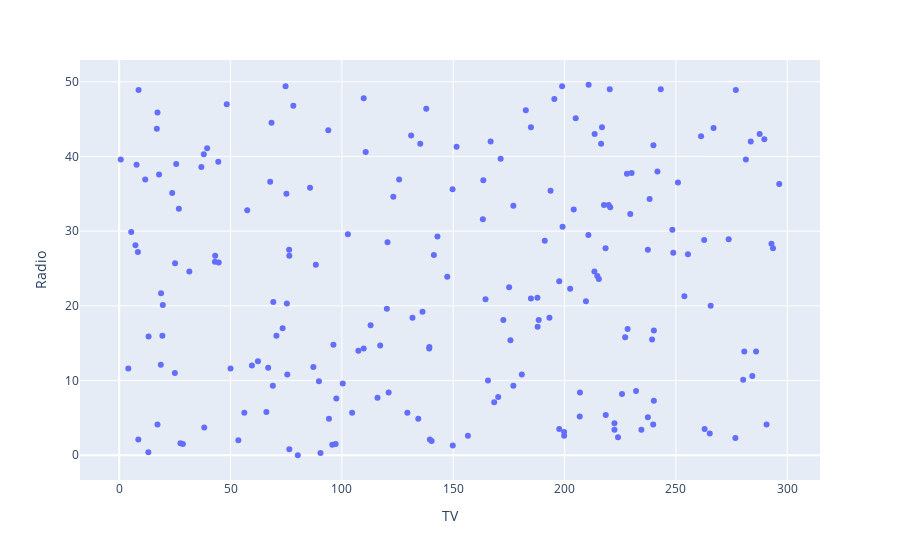
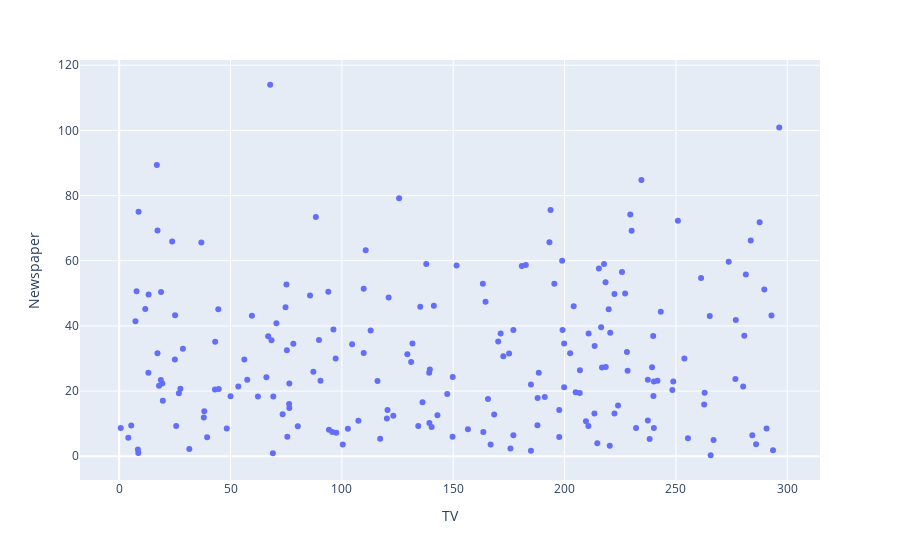
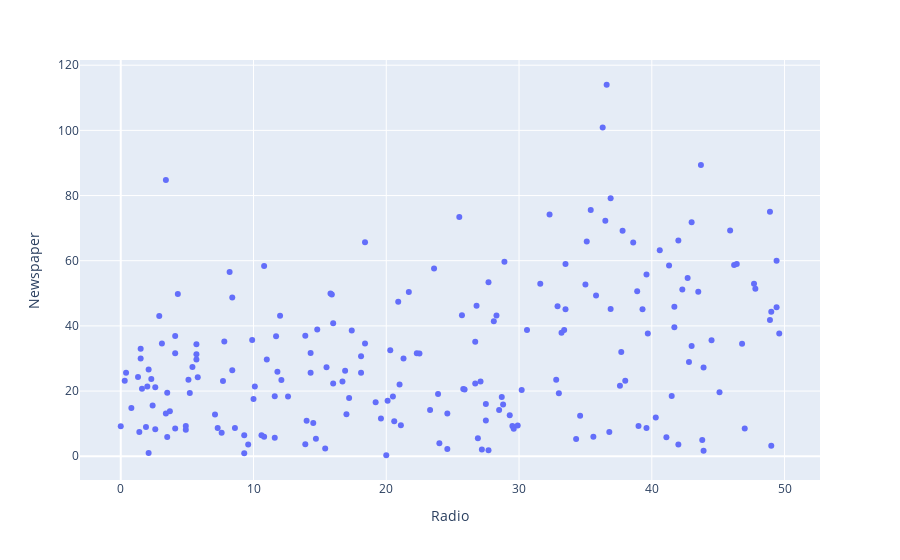

The code cell stored with these charts, in order, in its notebook:
### Markdown cell above
## Interaction effect between different advertising channels

### Code cell
# Effect of every type on the other
fig1 = px.scatter(df, x='TV', y='Radio',hover_data=['Sales'])

fig1.show()

fig2 = px.scatter(df, x='TV', y='Newspaper',hover_data=['Sales'])
fig2.show()


fig3 = px.scatter(df, x='Radio', y='Newspaper',hover_data=['Sales'])
fig3.show()

### Figure 1 — Plotly figure (JSON) as saved in the notebook; plotly's stock layout.template omitted (floating-point values rounded to 4 significant figures; data arrays with more than 128 entries replaced by an {"elided": "..."} marker saying what was removed)
{"data": [{"customdata": {"elided": "200x1 float values"}, "hovertemplate": "TV=%{x}<br>Radio=%{y}<br>Sales=%{customdata[0]}<extra></extra>", "legendgroup": "", "marker": {"color": "#636efa", "symbol": "circle"}, "mode": "markers", "name": "", "orientation": "v", "showlegend": false, "type": "scatter", "x": {"elided": "200 float values"}, "xaxis": "x", "y": {"elided": "200 float values"}, "yaxis": "y"}], "layout": {"legend": {"tracegroupgap": 0}, "margin": {"t": 60}, "xaxis": {"anchor": "y", "domain": [0, 1], "title": {"text": "TV"}}, "yaxis": {"anchor": "x", "domain": [0, 1], "title": {"text": "Radio"}}}}

### Figure 2 — Plotly figure (JSON) as saved in the notebook; plotly's stock layout.template omitted (floating-point values rounded to 4 significant figures; data arrays with more than 128 entries replaced by an {"elided": "..."} marker saying what was removed)
{"data": [{"customdata": {"elided": "200x1 float values"}, "hovertemplate": "TV=%{x}<br>Newspaper=%{y}<br>Sales=%{customdata[0]}<extra></extra>", "legendgroup": "", "marker": {"color": "#636efa", "symbol": "circle"}, "mode": "markers", "name": "", "orientation": "v", "showlegend": false, "type": "scatter", "x": {"elided": "200 float values"}, "xaxis": "x", "y": {"elided": "200 float values"}, "yaxis": "y"}], "layout": {"legend": {"tracegroupgap": 0}, "margin": {"t": 60}, "xaxis": {"anchor": "y", "domain": [0, 1], "title": {"text": "TV"}}, "yaxis": {"anchor": "x", "domain": [0, 1], "title": {"text": "Newspaper"}}}}

### Figure 3 — Plotly figure (JSON) as saved in the notebook; plotly's stock layout.template omitted (floating-point values rounded to 4 significant figures; data arrays with more than 128 entries replaced by an {"elided": "..."} marker saying what was removed)
{"data": [{"customdata": {"elided": "200x1 float values"}, "hovertemplate": "Radio=%{x}<br>Newspaper=%{y}<br>Sales=%{customdata[0]}<extra></extra>", "legendgroup": "", "marker": {"color": "#636efa", "symbol": "circle"}, "mode": "markers", "name": "", "orientation": "v", "showlegend": false, "type": "scatter", "x": {"elided": "200 float values"}, "xaxis": "x", "y": {"elided": "200 float values"}, "yaxis": "y"}], "layout": {"legend": {"tracegroupgap": 0}, "margin": {"t": 60}, "xaxis": {"anchor": "y", "domain": [0, 1], "title": {"text": "Radio"}}, "yaxis": {"anchor": "x", "domain": [0, 1], "title": {"text": "Newspaper"}}}}
